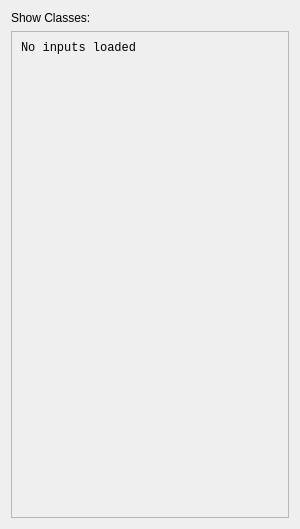
<?xml version="1.0" encoding="UTF-8"?>
<ui version="4.0">
 <class>main_left_panel_widget</class>
 <widget class="QWidget" name="main_left_panel_widget">
  <property name="geometry">
   <rect>
    <x>0</x>
    <y>0</y>
    <width>300</width>
    <height>529</height>
   </rect>
  </property>
  <property name="windowTitle">
   <string>Form</string>
  </property>
  <layout class="QFormLayout" name="formLayout">
   <property name="fieldGrowthPolicy">
    <enum>QFormLayout::AllNonFixedFieldsGrow</enum>
   </property>
   <item row="0" column="0">
    <widget class="QLabel" name="label">
     <property name="text">
      <string>Show Classes:</string>
     </property>
    </widget>
   </item>
   <item row="1" column="0" colspan="2">
    <widget class="QScrollArea" name="layersScrollArea">
     <property name="minimumSize">
      <size>
       <width>0</width>
       <height>120</height>
      </size>
     </property>
     <property name="widgetResizable">
      <bool>true</bool>
     </property>
     <widget class="QWidget" name="scrollAreaWidgetContents">
      <property name="geometry">
       <rect>
        <x>0</x>
        <y>0</y>
        <width>280</width>
        <height>118</height>
       </rect>
      </property>
      <layout class="QFormLayout" name="formLayout_2">
       <property name="fieldGrowthPolicy">
        <enum>QFormLayout::AllNonFixedFieldsGrow</enum>
       </property>
       <item row="0" column="0">
        <widget class="QLabel" name="label_nothing_to_show">
         <property name="font">
          <font>
           <family>Monospace</family>
           <pointsize>9</pointsize>
          </font>
         </property>
         <property name="text">
          <string>No inputs loaded</string>
         </property>
        </widget>
       </item>
      </layout>
     </widget>
    </widget>
   </item>
  </layout>
 </widget>
 <resources/>
 <connections/>
</ui>
